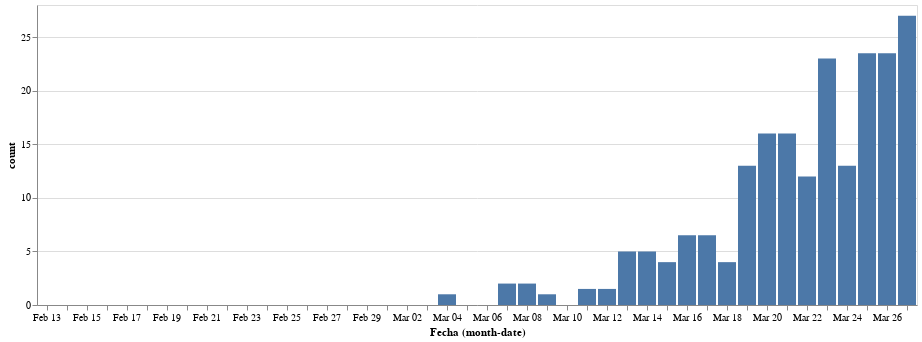

The code cell stored with this chart in its notebook:
### Code cell
# collapse
df_delta = df-df.shift()
df_delta = pd.DataFrame(df_delta)
df_delta.columns = ['count']
df_delta = df_delta.reset_index()
df_delta = df_delta.fillna(0)
alt.Chart(df_delta).mark_bar().encode(
    x='monthdate(Fecha):O',
    y='count'
)

### Figure 1 — Vega-Lite specification as saved in the notebook (floating-point values rounded to 4 significant figures)
{"config": {"view": {"continuousWidth": 400, "continuousHeight": 300}}, "data": {"name": "data-abcd5754a7558bdc13214a98ad033c53"}, "mark": "bar", "encoding": {"x": {"type": "ordinal", "field": "Fecha", "timeUnit": "monthdate"}, "y": {"type": "quantitative", "field": "count"}}, "$schema": "https://vega.github.io/schema/vega-lite/v4.0.2.json", "datasets": {"data-abcd5754a7558bdc13214a98ad033c53": [{"Fecha": "2020-02-13T00:00:00", "count": 0.0}, {"Fecha": "2020-02-14T00:00:00", "count": 0.0}, {"Fecha": "2020-02-15T00:00:00", "count": 0.0}, {"Fecha": "2020-02-16T00:00:00", "count": 0.0}, {"Fecha": "2020-02-17T00:00:00", "count": 0.0}, {"Fecha": "2020-02-18T00:00:00", "count": 0.0}, {"Fecha": "2020-02-19T00:00:00", "count": 0.0}, {"Fecha": "2020-02-20T00:00:00", "count": 0.0}, {"Fecha": "2020-02-21T00:00:00", "count": 0.0}, {"Fecha": "2020-02-22T00:00:00", "count": 0.0}, {"Fecha": "2020-02-23T00:00:00", "count": 0.0}, {"Fecha": "2020-02-24T00:00:00", "count": 0.0}, {"Fecha": "2020-02-25T00:00:00", "count": 0.0}, {"Fecha": "2020-02-26T00:00:00", "count": 0.0}, {"Fecha": "2020-02-27T00:00:00", "count": 0.0}, {"Fecha": "2020-02-28T00:00:00", "count": 0.0}, {"Fecha": "2020-02-29T00:00:00", "count": 0.0}, {"Fecha": "2020-03-01T00:00:00", "count": 0.0}, {"Fecha": "2020-03-02T00:00:00", "count": 0.0}, {"Fecha": "2020-03-03T00:00:00", "count": 0.0}, {"Fecha": "2020-03-04T00:00:00", "count": 1.0}, {"Fecha": "2020-03-05T00:00:00", "count": 0.0}, {"Fecha": "2020-03-06T00:00:00", "count": 0.0}, {"Fecha": "2020-03-07T00:00:00", "count": 2.0}, {"Fecha": "2020-03-08T00:00:00", "count": 2.0}, {"Fecha": "2020-03-09T00:00:00", "count": 1.0}, {"Fecha": "2020-03-10T00:00:00", "count": 0.0}, {"Fecha": "2020-03-11T00:00:00", "count": 1.5}, {"Fecha": "2020-03-12T00:00:00", "count": 1.5}, {"Fecha": "2020-03-13T00:00:00", "count": 5.0}, {"Fecha": "2020-03-14T00:00:00", "count": 5.0}, {"Fecha": "2020-03-15T00:00:00", "count": 4.0}, {"Fecha": "2020-03-16T00:00:00", "count": 6.5}, {"Fecha": "2020-03-17T00:00:00", "count": 6.5}, {"Fecha": "2020-03-18T00:00:00", "count": 4.0}, {"Fecha": "2020-03-19T00:00:00", "count": 13.0}, {"Fecha": "2020-03-20T00:00:00", "count": 16.0}, {"Fecha": "2020-03-21T00:00:00", "count": 16.0}, {"Fecha": "2020-03-22T00:00:00", "count": 12.0}, {"Fecha": "2020-03-23T00:00:00", "count": 23.0}, {"Fecha": "2020-03-24T00:00:00", "count": 13.0}, {"Fecha": "2020-03-25T00:00:00", "count": 23.5}, {"Fecha": "2020-03-26T00:00:00", "count": 23.5}, {"Fecha": "2020-03-27T00:00:00", "count": 27.0}]}}
